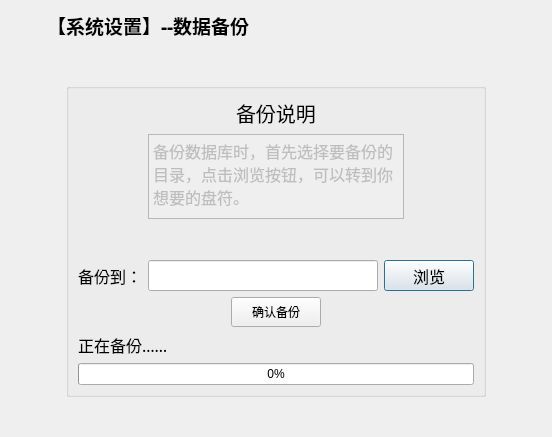
<?xml version="1.0" encoding="UTF-8"?>
<ui version="4.0">
 <class>BackupDatanaseDialog</class>
 <widget class="QDialog" name="BackupDatanaseDialog">
  <property name="geometry">
   <rect>
    <x>0</x>
    <y>0</y>
    <width>552</width>
    <height>437</height>
   </rect>
  </property>
  <property name="windowTitle">
   <string>Dialog</string>
  </property>
  <layout class="QVBoxLayout" name="verticalLayout_4">
   <item>
    <layout class="QVBoxLayout" name="verticalLayout_3">
     <item>
      <layout class="QHBoxLayout" name="horizontalLayout_5">
       <item>
        <layout class="QHBoxLayout" name="horizontalLayout">
         <item>
          <widget class="QLabel" name="label_4">
           <property name="sizePolicy">
            <sizepolicy hsizetype="Maximum" vsizetype="Preferred">
             <horstretch>0</horstretch>
             <verstretch>0</verstretch>
            </sizepolicy>
           </property>
           <property name="minimumSize">
            <size>
             <width>30</width>
             <height>0</height>
            </size>
           </property>
           <property name="styleSheet">
            <string notr="true">image: url(:/image/database/database.png);</string>
           </property>
           <property name="text">
            <string/>
           </property>
          </widget>
         </item>
         <item>
          <widget class="QLabel" name="label_3">
           <property name="sizePolicy">
            <sizepolicy hsizetype="Preferred" vsizetype="Maximum">
             <horstretch>0</horstretch>
             <verstretch>0</verstretch>
            </sizepolicy>
           </property>
           <property name="font">
            <font>
             <family>楷体</family>
             <pointsize>14</pointsize>
             <weight>75</weight>
             <bold>true</bold>
            </font>
           </property>
           <property name="text">
            <string>【系统设置】--数据备份</string>
           </property>
          </widget>
         </item>
        </layout>
       </item>
       <item>
        <spacer name="horizontalSpacer">
         <property name="orientation">
          <enum>Qt::Horizontal</enum>
         </property>
         <property name="sizeHint" stdset="0">
          <size>
           <width>40</width>
           <height>20</height>
          </size>
         </property>
        </spacer>
       </item>
      </layout>
     </item>
     <item>
      <spacer name="verticalSpacer_3">
       <property name="orientation">
        <enum>Qt::Vertical</enum>
       </property>
       <property name="sizeType">
        <enum>QSizePolicy::Maximum</enum>
       </property>
       <property name="sizeHint" stdset="0">
        <size>
         <width>20</width>
         <height>60</height>
        </size>
       </property>
      </spacer>
     </item>
     <item>
      <layout class="QGridLayout" name="gridLayout">
       <item row="0" column="0">
        <spacer name="horizontalSpacer_6">
         <property name="orientation">
          <enum>Qt::Horizontal</enum>
         </property>
         <property name="sizeHint" stdset="0">
          <size>
           <width>40</width>
           <height>20</height>
          </size>
         </property>
        </spacer>
       </item>
       <item row="0" column="1">
        <widget class="QGroupBox" name="groupBox">
         <property name="title">
          <string/>
         </property>
         <layout class="QVBoxLayout" name="verticalLayout_2">
          <item>
           <layout class="QVBoxLayout" name="verticalLayout">
            <item>
             <layout class="QHBoxLayout" name="horizontalLayout_4">
              <item>
               <spacer name="horizontalSpacer_4">
                <property name="orientation">
                 <enum>Qt::Horizontal</enum>
                </property>
                <property name="sizeHint" stdset="0">
                 <size>
                  <width>40</width>
                  <height>20</height>
                 </size>
                </property>
               </spacer>
              </item>
              <item>
               <widget class="QLabel" name="label">
                <property name="font">
                 <font>
                  <family>楷体</family>
                  <pointsize>15</pointsize>
                 </font>
                </property>
                <property name="text">
                 <string>备份说明</string>
                </property>
               </widget>
              </item>
              <item>
               <spacer name="horizontalSpacer_5">
                <property name="orientation">
                 <enum>Qt::Horizontal</enum>
                </property>
                <property name="sizeHint" stdset="0">
                 <size>
                  <width>40</width>
                  <height>20</height>
                 </size>
                </property>
               </spacer>
              </item>
             </layout>
            </item>
            <item>
             <layout class="QHBoxLayout" name="horizontalLayout_6">
              <item>
               <spacer name="horizontalSpacer_8">
                <property name="orientation">
                 <enum>Qt::Horizontal</enum>
                </property>
                <property name="sizeHint" stdset="0">
                 <size>
                  <width>17</width>
                  <height>20</height>
                 </size>
                </property>
               </spacer>
              </item>
              <item>
               <widget class="QPlainTextEdit" name="plainTextEdit">
                <property name="enabled">
                 <bool>false</bool>
                </property>
                <property name="sizePolicy">
                 <sizepolicy hsizetype="Expanding" vsizetype="Maximum">
                  <horstretch>0</horstretch>
                  <verstretch>0</verstretch>
                 </sizepolicy>
                </property>
                <property name="maximumSize">
                 <size>
                  <width>320</width>
                  <height>90</height>
                 </size>
                </property>
                <property name="font">
                 <font>
                  <family>楷体</family>
                  <pointsize>12</pointsize>
                 </font>
                </property>
                <property name="layoutDirection">
                 <enum>Qt::LeftToRight</enum>
                </property>
                <property name="plainText">
                 <string>备份数据库时，首先选择要备份的目录，点击浏览按钮，可以转到你想要的盘符。</string>
                </property>
               </widget>
              </item>
              <item>
               <spacer name="horizontalSpacer_9">
                <property name="orientation">
                 <enum>Qt::Horizontal</enum>
                </property>
                <property name="sizeHint" stdset="0">
                 <size>
                  <width>17</width>
                  <height>20</height>
                 </size>
                </property>
               </spacer>
              </item>
             </layout>
            </item>
            <item>
             <spacer name="verticalSpacer_2">
              <property name="orientation">
               <enum>Qt::Vertical</enum>
              </property>
              <property name="sizeType">
               <enum>QSizePolicy::Maximum</enum>
              </property>
              <property name="sizeHint" stdset="0">
               <size>
                <width>20</width>
                <height>40</height>
               </size>
              </property>
             </spacer>
            </item>
            <item>
             <layout class="QHBoxLayout" name="horizontalLayout_2">
              <item>
               <widget class="QLabel" name="label_2">
                <property name="font">
                 <font>
                  <family>楷体</family>
                  <pointsize>12</pointsize>
                 </font>
                </property>
                <property name="text">
                 <string>备份到：</string>
                </property>
               </widget>
              </item>
              <item>
               <widget class="QLineEdit" name="lineEdit">
                <property name="minimumSize">
                 <size>
                  <width>230</width>
                  <height>0</height>
                 </size>
                </property>
                <property name="sizeIncrement">
                 <size>
                  <width>0</width>
                  <height>0</height>
                 </size>
                </property>
                <property name="font">
                 <font>
                  <family>楷体</family>
                  <pointsize>12</pointsize>
                 </font>
                </property>
               </widget>
              </item>
              <item>
               <widget class="QPushButton" name="pbnSearch">
                <property name="minimumSize">
                 <size>
                  <width>90</width>
                  <height>30</height>
                 </size>
                </property>
                <property name="font">
                 <font>
                  <family>楷体</family>
                  <pointsize>12</pointsize>
                 </font>
                </property>
                <property name="text">
                 <string>浏览</string>
                </property>
               </widget>
              </item>
             </layout>
            </item>
            <item>
             <layout class="QHBoxLayout" name="horizontalLayout_3">
              <item>
               <spacer name="horizontalSpacer_2">
                <property name="orientation">
                 <enum>Qt::Horizontal</enum>
                </property>
                <property name="sizeHint" stdset="0">
                 <size>
                  <width>40</width>
                  <height>20</height>
                 </size>
                </property>
               </spacer>
              </item>
              <item>
               <widget class="QPushButton" name="pbnOk">
                <property name="minimumSize">
                 <size>
                  <width>90</width>
                  <height>30</height>
                 </size>
                </property>
                <property name="text">
                 <string>确认备份</string>
                </property>
               </widget>
              </item>
              <item>
               <spacer name="horizontalSpacer_3">
                <property name="orientation">
                 <enum>Qt::Horizontal</enum>
                </property>
                <property name="sizeHint" stdset="0">
                 <size>
                  <width>40</width>
                  <height>20</height>
                 </size>
                </property>
               </spacer>
              </item>
             </layout>
            </item>
            <item>
             <widget class="QLabel" name="labelBackInfo">
              <property name="font">
               <font>
                <family>楷体</family>
                <pointsize>12</pointsize>
               </font>
              </property>
              <property name="text">
               <string>正在备份……</string>
              </property>
             </widget>
            </item>
            <item>
             <widget class="QProgressBar" name="progressBar">
              <property name="value">
               <number>0</number>
              </property>
             </widget>
            </item>
           </layout>
          </item>
         </layout>
        </widget>
       </item>
       <item row="0" column="2">
        <spacer name="horizontalSpacer_7">
         <property name="orientation">
          <enum>Qt::Horizontal</enum>
         </property>
         <property name="sizeHint" stdset="0">
          <size>
           <width>40</width>
           <height>20</height>
          </size>
         </property>
        </spacer>
       </item>
       <item row="1" column="1">
        <spacer name="verticalSpacer">
         <property name="orientation">
          <enum>Qt::Vertical</enum>
         </property>
         <property name="sizeHint" stdset="0">
          <size>
           <width>20</width>
           <height>40</height>
          </size>
         </property>
        </spacer>
       </item>
      </layout>
     </item>
    </layout>
   </item>
  </layout>
 </widget>
 <resources/>
 <connections/>
</ui>
